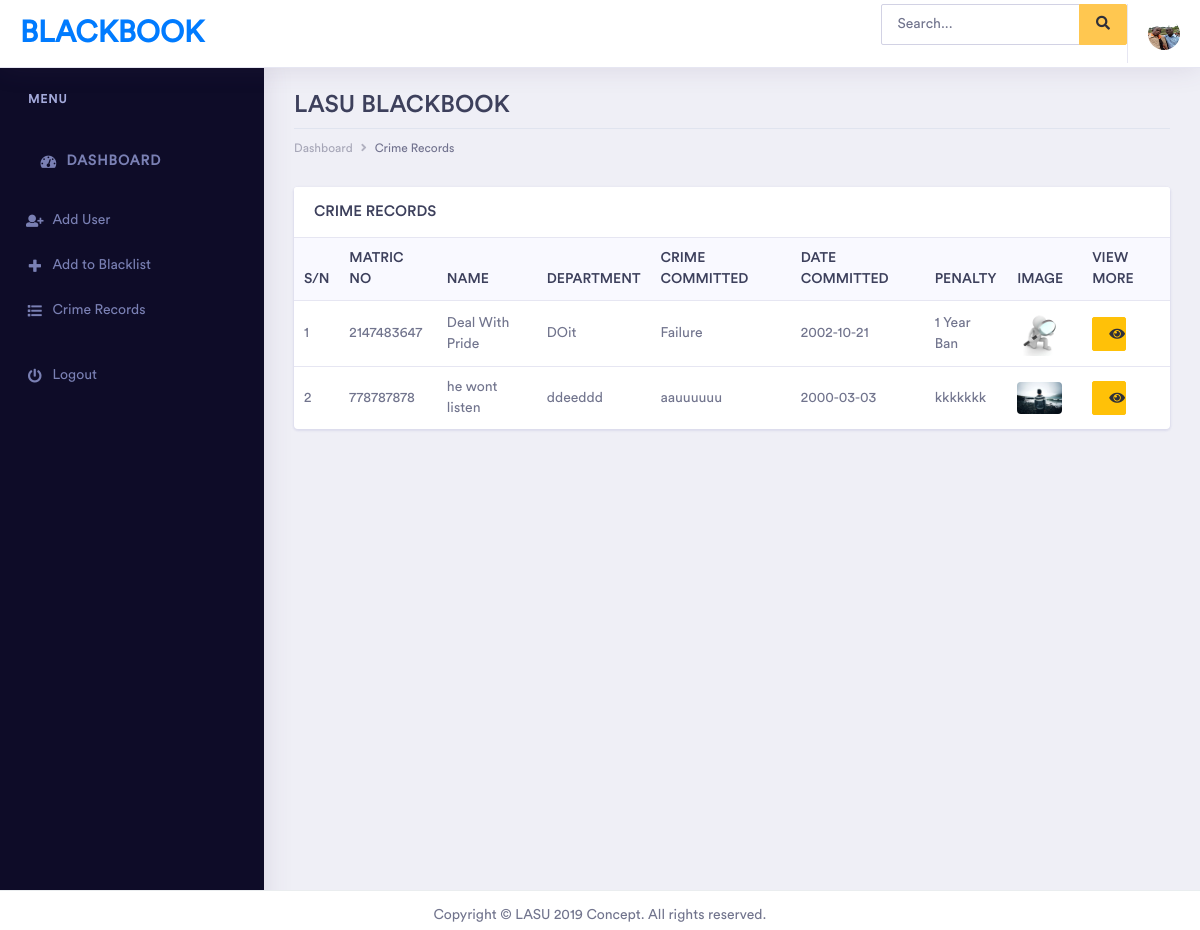
Page /view-records.php (signed in) on the committed database.
### tables this page shows
CREATE TABLE `blacklist` (
  `id` int(11) NOT NULL,
  `surname` varchar(255) NOT NULL,
  `first_name` varchar(255) NOT NULL,
  `middlename` varchar(255) NOT NULL,
  `matric_no` int(11) NOT NULL,
  `department` varchar(255) NOT NULL,
  `faculty` varchar(255) NOT NULL,
  `level` varchar(255) NOT NULL,
  `sex` varchar(255) NOT NULL,
  `crime` varchar(255) NOT NULL,
  `complainer` varchar(255) NOT NULL,
  `eye_witness` varchar(255) NOT NULL,
  `penalty` varchar(255) NOT NULL,
  `passport` varchar(255) NOT NULL,
  `date` varchar(255) NOT NULL
);

### view-records.php (the view, shortened to what this page needs)
<?php
include("./includes/dbconfig.php");
include("./header.php");
?>
<div class="dashboard-wrapper">
    <div class="dashboard-ecommerce">
        <div class="container-fluid dashboard-content ">
            <div class="row">
                <div class="col-xl-12 col-lg-12 col-md-12 col-sm-12 col-12">
                    <div class="page-header">
                        <h2 class="pageheader-title">LASU BLACKBOOK</h2>
                        <div class="page-breadcrumb">
                            <nav aria-label="breadcrumb">
                                <ol class="breadcrumb">
                                    <li class="breadcrumb-item"><a href="/dashboard.php" class="breadcrumb-link">Dashboard</a></li>
                                    <li class="breadcrumb-item active" aria-current="page">Crime Records</li>
                                </ol>
                            </nav>
                        </div>
                    </div>
                </div>
            </div>
            <div class="ecommerce-widget">
                <div class="row">
                    <?php
                    $sql = "SELECT * FROM blacklist";
                    $cases = mysqli_query($conn, $sql);
                    $num_cases = mysqli_num_rows($cases);
                    ?>
                    <div class="col-xl-12 col-lg-12 col-md-6 col-sm-12 col-12">
                        <div class="card">
                            <h5 class="card-header">CRIME RECORDS</h5>
                            <div class="card-body p-0">
                                <div class="table-responsive">
                                    <table class="table">
                                        <thead class="bg-light">
                                            <tr class="border-0">
                                                <th class="border-0">S/N</th>
                                                <th class="border-0">MATRIC NO</th>
                                                <th class="border-0">NAME</th>
                                                <th class="border-0">DEPARTMENT</th>
                                                <th class="border-0">CRIME COMMITTED</th>
                                                <th class="border-0">DATE COMMITTED</th>
                                                <th class="border-0">PENALTY</th>
                                                <th class="border-0">IMAGE</th>
                                                <th class="border-0">VIEW MORE</th>
                                            </tr>
                                        </thead>
                                        <tbody>
                                            <tr>
                                                <?php
                                                if ($num_cases > 0) {
                                                    $count = 1;
                                                    while ($row = mysqli_fetch_assoc($cases)) {
                                                ?>
                                                        <td><?php echo $count; ?></td>
                                                        <td><?php echo $row['matric_no']; ?> </td>
                                                        <td><?php echo $row['surname'] . " " . $row['first_name'] . " " . $row['middlename']; ?> </td>
                                                        <td><?php echo $row['department']; ?> </td>
                                                        <td><?php echo $row['crime']; ?></td>
                                                        <td><?php echo $row['date']; ?> </td>
                                                        <td><?php echo $row['penalty']; ?> </td>
                                                        <td>
                                                            <div class="m-r-10"><img src="uploads/<?php echo $row['passport']; ?>" alt="<?php echo $row['passport']; ?>" class="rounded" width="45"></div>
                                                        </td>
                                                        <td>
                                                            <a type="submit"><i class=" fa fa-fw fa-eye btn btn-flat btn-warning" data-toggle="modal" data-id="<?php echo $row['id']; ?>" data-target="#myModal"></i></a>
                                                        </td>
                                            </tr>
                                    <?php
                                                        $count++;
                                                    }
                                                }
                                    ?>
                                        </tbody>
                                    </table>
                                </div>
                            </div>
                        </div>
                    </div>
                </div>
            </div>
        </div>
    </div>
</div>
<div class="footer">
    <div class="container-fluid">
        <p style="text-align: center"> Copyright © LASU 2019 Concept. All rights reserved.</p>
    </div>
</div>
</div>
</body>
</html>

### header.php (style rules this page uses)
.footer { position: absolute; bottom: 0; width: 100%; height: 2.5rem; }

### rows in the picture
blacklist: matric_no "2147483647", surname "Deal", first_name "With", middlename "Pride", department "DOit", crime "Failure", date "2002-10-21", penalty "1 Year Ban", passport (picture)
blacklist: matric_no "778787878", surname "he", first_name "wont", middlename "listen", department "ddeeddd", crime "aauuuuuu", date "2000-03-03", penalty "kkkkkkk", passport (picture)
